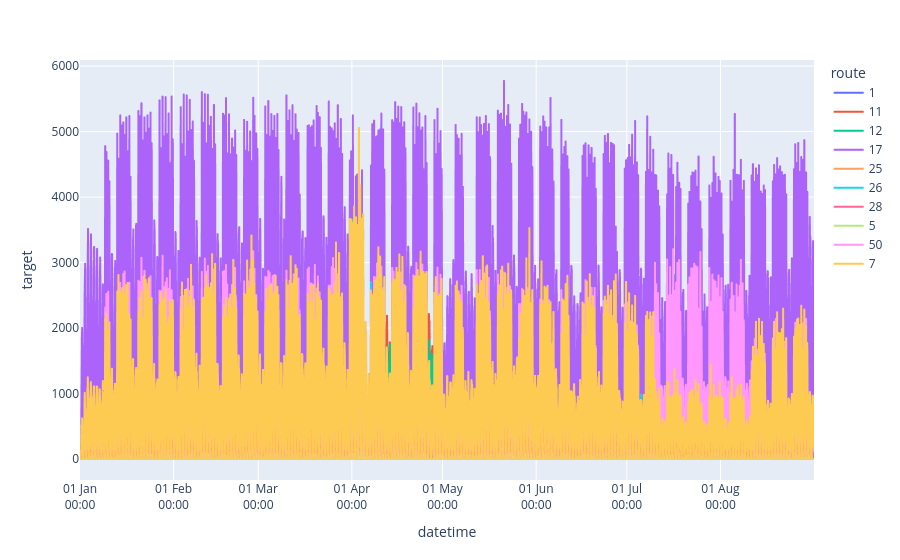

Source (notebook cell):
### Markdown cell above
## 2. Разведка

### Code cell
plot_df = (
    train_df
    .with_columns(
        pl.concat_str([
            pl.col("date"),
            pl.lit(" "),
            pl.col("hour").cast(pl.String).str.zfill(2),
            pl.lit(":00"),
        ])
        .str.strptime(
            pl.Datetime,
            format="%Y-%m-%d %H:%M",
            strict=True,
        )
        .alias("datetime"),

        pl.col("route").cast(pl.String),
    )
    .sort(["route", "datetime"])
)

fig = px.line(
    plot_df,
    x="datetime",
    y="target",
    color="route",
)

fig.update_xaxes(
    type="date",
    tickformat="%d %b<br>%H:%M",
    hoverformat="%Y-%m-%d %H:%M",
)

fig.show()

### Figure 1 — Plotly figure (JSON) as saved in the notebook; plotly's stock layout.template omitted (floating-point values rounded to 4 significant figures; data arrays with more than 128 entries replaced by an {"elided": "..."} marker saying what was removed)
{"data": [{"hovertemplate": "route=1<br>datetime=%{x}<br>target=%{y}<extra></extra>", "legendgroup": "1", "line": {"color": "#636efa", "dash": "solid"}, "marker": {"symbol": "circle"}, "mode": "lines", "name": "1", "showlegend": true, "type": "scattergl", "x": {"elided": "5832 str values"}, "xaxis": "x", "y": {"elided": "5832 int values"}, "yaxis": "y"}, {"hovertemplate": "route=11<br>datetime=%{x}<br>target=%{y}<extra></extra>", "legendgroup": "11", "line": {"color": "#EF553B", "dash": "solid"}, "marker": {"symbol": "circle"}, "mode": "lines", "name": "11", "showlegend": true, "type": "scattergl", "x": {"elided": "5832 str values"}, "xaxis": "x", "y": {"elided": "5832 int values"}, "yaxis": "y"}, {"hovertemplate": "route=12<br>datetime=%{x}<br>target=%{y}<extra></extra>", "legendgroup": "12", "line": {"color": "#00cc96", "dash": "solid"}, "marker": {"symbol": "circle"}, "mode": "lines", "name": "12", "showlegend": true, "type": "scattergl", "x": {"elided": "5832 str values"}, "xaxis": "x", "y": {"elided": "5832 int values"}, "yaxis": "y"}, {"hovertemplate": "route=17<br>datetime=%{x}<br>target=%{y}<extra></extra>", "legendgroup": "17", "line": {"color": "#ab63fa", "dash": "solid"}, "marker": {"symbol": "circle"}, "mode": "lines", "name": "17", "showlegend": true, "type": "scattergl", "x": {"elided": "5832 str values"}, "xaxis": "x", "y": {"elided": "5832 int values"}, "yaxis": "y"}, {"hovertemplate": "route=25<br>datetime=%{x}<br>target=%{y}<extra></extra>", "legendgroup": "25", "line": {"color": "#FFA15A", "dash": "solid"}, "marker": {"symbol": "circle"}, "mode": "lines", "name": "25", "showlegend": true, "type": "scattergl", "x": {"elided": "5832 str values"}, "xaxis": "x", "y": {"elided": "5832 int values"}, "yaxis": "y"}, {"hovertemplate": "route=26<br>datetime=%{x}<br>target=%{y}<extra></extra>", "legendgroup": "26", "line": {"color": "#19d3f3", "dash": "solid"}, "marker": {"symbol": "circle"}, "mode": "lines", "name": "26", "showlegend": true, "type": "scattergl", "x": {"elided": "5832 str values"}, "xaxis": "x", "y": {"elided": "5832 int values"}, "yaxis": "y"}, {"hovertemplate": "route=28<br>datetime=%{x}<br>target=%{y}<extra></extra>", "legendgroup": "28", "line": {"color": "#FF6692", "dash": "solid"}, "marker": {"symbol": "circle"}, "mode": "lines", "name": "28", "showlegend": true, "type": "scattergl", "x": {"elided": "5832 str values"}, "xaxis": "x", "y": {"elided": "5832 int values"}, "yaxis": "y"}, {"hovertemplate": "route=5<br>datetime=%{x}<br>target=%{y}<extra></extra>", "legendgroup": "5", "line": {"color": "#B6E880", "dash": "solid"}, "marker": {"symbol": "circle"}, "mode": "lines", "name": "5", "showlegend": true, "type": "scattergl", "x": {"elided": "5832 str values"}, "xaxis": "x", "y": {"elided": "5832 int values"}, "yaxis": "y"}, {"hovertemplate": "route=50<br>datetime=%{x}<br>target=%{y}<extra></extra>", "legendgroup": "50", "line": {"color": "#FF97FF", "dash": "solid"}, "marker": {"symbol": "circle"}, "mode": "lines", "name": "50", "showlegend": true, "type": "scattergl", "x": {"elided": "5832 str values"}, "xaxis": "x", "y": {"elided": "5832 int values"}, "yaxis": "y"}, {"hovertemplate": "route=7<br>datetime=%{x}<br>target=%{y}<extra></extra>", "legendgroup": "7", "line": {"color": "#FECB52", "dash": "solid"}, "marker": {"symbol": "circle"}, "mode": "lines", "name": "7", "showlegend": true, "type": "scattergl", "x": {"elided": "5832 str values"}, "xaxis": "x", "y": {"elided": "5832 int values"}, "yaxis": "y"}], "layout": {"legend": {"title": {"text": "route"}, "tracegroupgap": 0}, "margin": {"t": 60}, "xaxis": {"anchor": "y", "domain": [0, 1], "hoverformat": "%Y-%m-%d %H:%M", "tickformat": "%d %b<br>%H:%M", "title": {"text": "datetime"}, "type": "date"}, "yaxis": {"anchor": "x", "domain": [0, 1], "title": {"text": "target"}}}}
